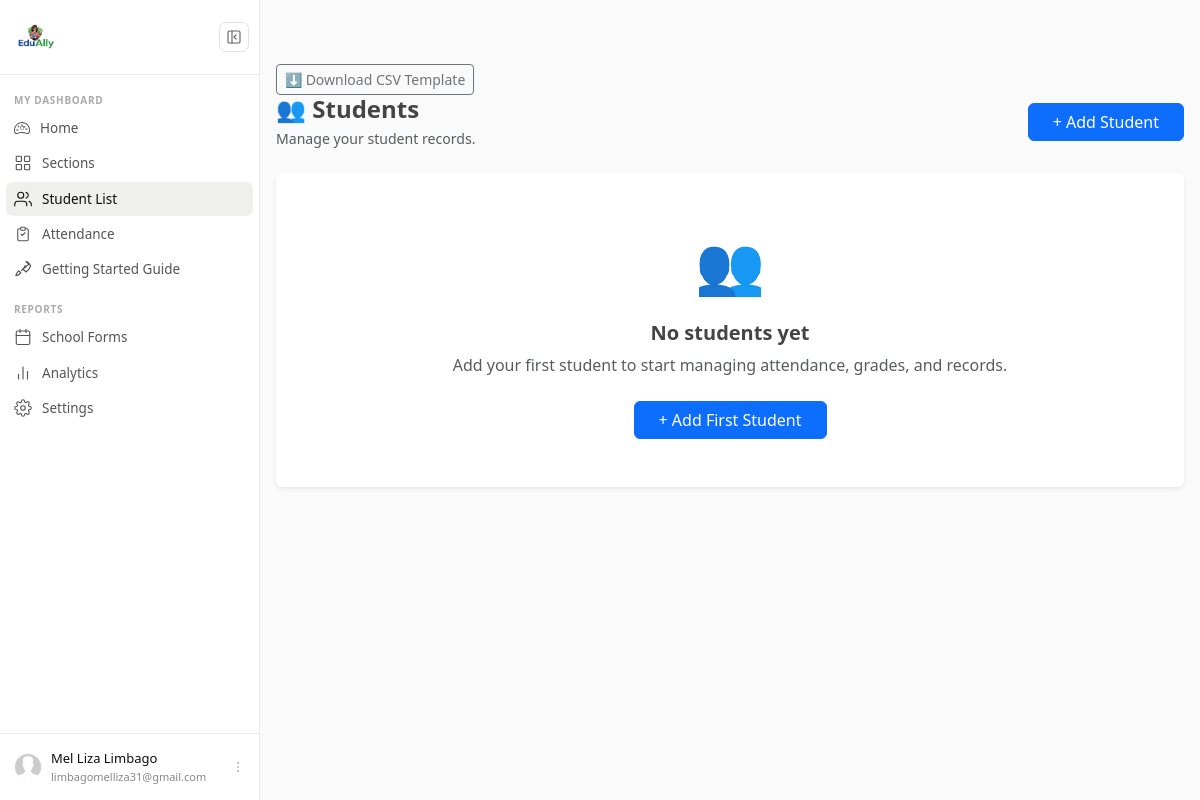
The page /student/ (signed in) on the database as committed earlier.
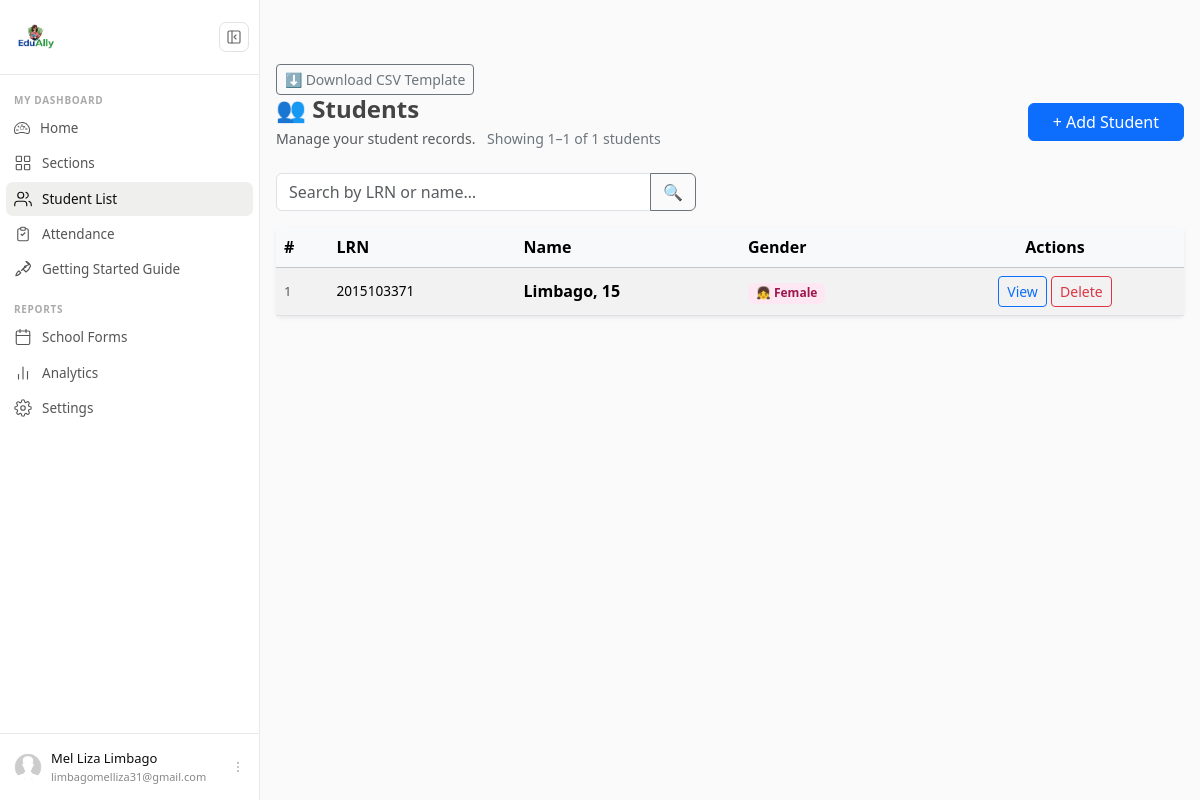
The same page on the database as committed later.
### students/models.py (models this page shows, shortened)
class Student(models.Model):
    added_by = models.ForeignKey(User, on_delete=models.CASCADE)
    lrn = models.CharField(max_length=20)
    first_name = models.CharField(max_length=100)
    middle_name = models.CharField(max_length=100,null=True,blank=True)
    last_name = models.CharField(max_length=100)
    complete_name = models.CharField(max_length=100)
    gender = models.CharField(max_length=10, choices=Gender_Choices, default='F')
    date_of_birth = models.DateField()
    age = models.IntegerField(null=True,blank=True, help_text="Manually input the age for SF9 purposes")
    birth_cert = models.CharField(max_length=5, choices=Birthcert_Choices, default='Y')
    class Meta:
        unique_together = ['added_by', 'lrn']

### students/views.py (the view, shortened to what this page needs)
# urls.py: path('', StudentListView.as_view(),name='student-home'),
class StudentListView(LoginRequiredMixin, ListView):
    model = Student
    field = ['lrn','first_name','middle_name','last_name','gender','date_of_birth','age','birth_cert']
    template_name = 'students/student_home.html'
    context_object_name = 'students'
    paginate_by = 8
    def get_queryset(self):
        queryset = Student.objects.filter(added_by=self.request.user)
        q = self.request.GET.get('q', '').strip()
        return queryset

### attendance/context_processors.py (called while the page is built, shortened)
def attendance_alerts(request):
    if not request.user.is_authenticated:
        return {}
    today = datetime.date.today()
    unrecorded_count = 0
    adviser_sections = Section.objects.filter(
        adviser=request.user,
        is_adviser=True
    )
    for section in adviser_sections:
        has_students = Enrollment.objects.filter(
            section=section
        ).exists()
    return {
        'unrecorded_count': unrecorded_count
    }

### students/templates/students/student_home.html (shortened to what the changed rows need)
{% extends 'users/base.html' %}
{% block content %}
<div class="mt-3">
    <div class="d-flex flex-column flex-md-row
                justify-content-between align-items-md-center
                gap-3 mb-4">
        <div>
            <p class="text-muted mb-0" style="font-size:0.88rem;">
                Manage your student records.
                {% if page_obj %}
                    <span class="ms-2 text-secondary">
                        Showing {{ page_obj.start_index }}–{{ page_obj.end_index }}
                        of {{ page_obj.paginator.count }} students
                    </span>
                {% endif %}
            </p>
        </div>
    </div>
    {% if students %}
    <form method="get" class="mb-3">
        <div class="input-group" style="max-width:420px;">
            <input type="text"
                   class="form-control"
                   name="q"
                   value="{{ request.GET.q }}"
                   placeholder="Search by LRN or name…">
            <button class="btn btn-outline-secondary" type="submit">
                🔍
            </button>
        </div>
    </form>
    <div class="card shadow-sm border-0">
        <div class="card-body p-0">
            <div class="table-responsive">
                <table class="table table-striped table-hover align-middle mb-0">
                    <thead class="table-light">
                        <tr>
                            <th>#</th>
                            <th>LRN</th>
                            <th>Name</th>
                            <th>Gender</th>
                            <th class="text-center">Actions</th>
                        </tr>
                    </thead>
                    <tbody>
                        {% for student in students %}
                        <tr>
                            <td class="text-muted" style="font-size:0.82rem;">
                                {{ forloop.counter }}
                            </td>
                            <td style="font-size:0.85rem;">
                                {{ student.lrn|default:'—' }}
                            </td>
                            <td>
                                <span class="fw-semibold">
                                    {{ student.last_name }},
                                    {{ student.first_name }}
                                </span>
                            </td>
                            <td>
                                {% if student.gender == 'M' %}
                                    <span class="badge"
                                          style="background:#dbeafe;color:#1e40af;">
                                        👦 Male
                                    </span>
                                {% else %}
                                    <span class="badge"
                                          style="background:#fce7f3;color:#9d174d;">
                                        👧 Female
                                    </span>
                                {% endif %}
                            </td>
                            <td class="text-center">
                                <a href="{% url 'student-detail' student.id %}"
                                   class="btn btn-sm btn-outline-primary">
                                    View
                                </a>
                                <a href="{% url 'student-delete' student.id %}"
                                   class="btn btn-sm btn-outline-danger">
                                    Delete
                                </a>
                            </td>
                        </tr>
                        {% endfor %}
                    </tbody>
                </table>
            </div>
        </div>
    </div>
    {% else %}
    <div class="card shadow-sm border-0">
        <div class="card-body text-center p-5">
            <div style="font-size:56px;margin-bottom:16px;">👥</div>
            {% if request.GET.q %}
                <h5 class="fw-bold mb-2">No students found</h5>
                <p class="text-muted mb-4">
                    No students match
                    "<strong>{{ request.GET.q }}</strong>".
                    Try a different LRN or name.
                </p>
                <a href="{% url 'student-home' %}"
                   class="btn btn-outline-secondary px-4">
                    Clear Search
                </a>
            {% else %}
                <h5 class="fw-bold mb-2">No students yet</h5>
                <p class="text-muted mb-4">
                    Add your first student to start managing
                    attendance, grades, and records.
                </p>
                <a href="{% url 'student-create' %}"
                   class="btn btn-primary px-4">
                    + Add First Student
                </a>
            {% endif %}
        </div>
    </div>
    {% endif %}
</div>
{% endblock %}

Rows that differ between the two databases and show on the page:
added Student: lrn "2015103371", last_name "Limbago", first_name "15", gender "👧 Female"
Other text that changed with them:
{{ page_obj.start_index }}: (not shown) → "1"
{{ page_obj.end_index }}: (not shown) → "1"
{{ page_obj.paginator.count }}: (not shown) → "1"
text no longer shown: "👥 No students yet Add your first student to start managing attendance, grades, and records. + Add First Student"
text now shown: "Showing – of students 🔍 # LRN Name Gender Actions"
